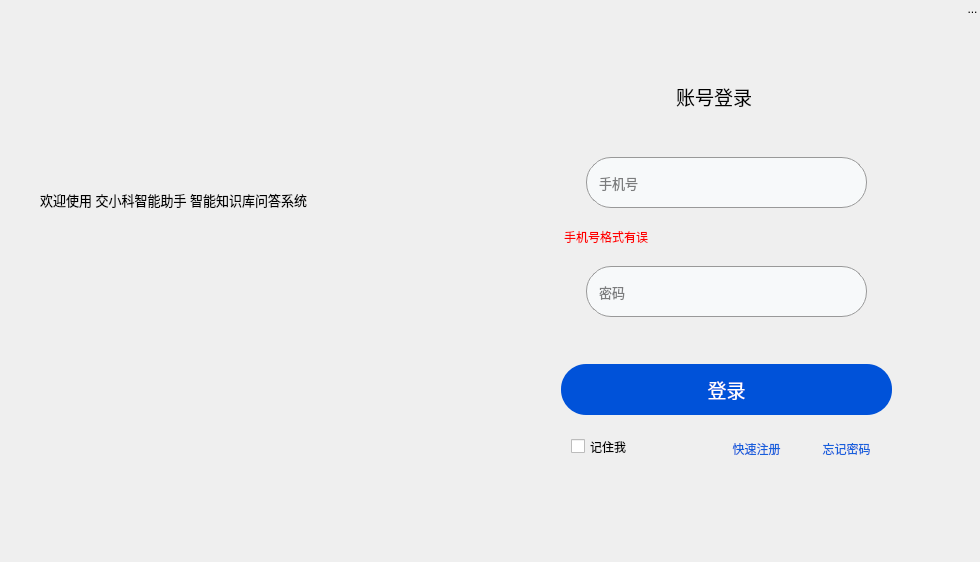
<?xml version="1.0" encoding="UTF-8"?>
<ui version="4.0">
 <class>loginPage</class>
 <widget class="QWidget" name="loginPage">
  <property name="geometry">
   <rect>
    <x>0</x>
    <y>0</y>
    <width>980</width>
    <height>562</height>
   </rect>
  </property>
  <property name="sizePolicy">
   <sizepolicy hsizetype="Fixed" vsizetype="Fixed">
    <horstretch>0</horstretch>
    <verstretch>0</verstretch>
   </sizepolicy>
  </property>
  <property name="minimumSize">
   <size>
    <width>980</width>
    <height>562</height>
   </size>
  </property>
  <property name="maximumSize">
   <size>
    <width>980</width>
    <height>562</height>
   </size>
  </property>
  <property name="windowTitle">
   <string>Form</string>
  </property>
  <widget class="QWidget" name="widget" native="true">
   <property name="geometry">
    <rect>
     <x>0</x>
     <y>0</y>
     <width>500</width>
     <height>562</height>
    </rect>
   </property>
   <property name="minimumSize">
    <size>
     <width>500</width>
     <height>562</height>
    </size>
   </property>
   <property name="maximumSize">
    <size>
     <width>400</width>
     <height>475</height>
    </size>
   </property>
   <property name="styleSheet">
    <string notr="true">border-radius:30px;</string>
   </property>
   <widget class="QLabel" name="label_2">
    <property name="geometry">
     <rect>
      <x>90</x>
      <y>70</y>
      <width>231</width>
      <height>61</height>
     </rect>
    </property>
    <property name="styleSheet">
     <string notr="true">background-color: transparent;</string>
    </property>
    <property name="text">
     <string/>
    </property>
    <property name="pixmap">
     <pixmap resource="resource.qrc">:/pic/交小科logo2.png</pixmap>
    </property>
    <property name="scaledContents">
     <bool>true</bool>
    </property>
   </widget>
   <widget class="QLabel" name="label_3">
    <property name="geometry">
     <rect>
      <x>40</x>
      <y>190</y>
      <width>381</width>
      <height>19</height>
     </rect>
    </property>
    <property name="font">
     <font>
      <pointsize>10</pointsize>
      <bold>false</bold>
     </font>
    </property>
    <property name="styleSheet">
     <string notr="true">background-color: transparent;</string>
    </property>
    <property name="text">
     <string>欢迎使用 交小科智能助手 智能知识库问答系统</string>
    </property>
   </widget>
   <widget class="QLabel" name="label_4">
    <property name="geometry">
     <rect>
      <x>0</x>
      <y>0</y>
      <width>500</width>
      <height>562</height>
     </rect>
    </property>
    <property name="minimumSize">
     <size>
      <width>500</width>
      <height>562</height>
     </size>
    </property>
    <property name="maximumSize">
     <size>
      <width>400</width>
      <height>475</height>
     </size>
    </property>
    <property name="styleSheet">
     <string notr="true"/>
    </property>
    <property name="text">
     <string/>
    </property>
    <property name="pixmap">
     <pixmap resource="resource.qrc">:/pic/登录图片2.png</pixmap>
    </property>
    <property name="scaledContents">
     <bool>true</bool>
    </property>
   </widget>
   <zorder>label_4</zorder>
   <zorder>label_3</zorder>
   <zorder>label_2</zorder>
  </widget>
  <widget class="QWidget" name="widget_2" native="true">
   <property name="geometry">
    <rect>
     <x>471</x>
     <y>0</y>
     <width>511</width>
     <height>562</height>
    </rect>
   </property>
   <property name="minimumSize">
    <size>
     <width>490</width>
     <height>562</height>
    </size>
   </property>
   <property name="maximumSize">
    <size>
     <width>16777215</width>
     <height>16777215</height>
    </size>
   </property>
   <layout class="QVBoxLayout" name="verticalLayout">
    <property name="spacing">
     <number>20</number>
    </property>
    <property name="bottomMargin">
     <number>37</number>
    </property>
    <item alignment="Qt::AlignRight">
     <widget class="QToolButton" name="closeButton">
      <property name="cursor">
       <cursorShape>PointingHandCursor</cursorShape>
      </property>
      <property name="styleSheet">
       <string notr="true">background-color: transparent;
border: none;</string>
      </property>
      <property name="text">
       <string>...</string>
      </property>
      <property name="icon">
       <iconset resource="resource.qrc">
        <normaloff>:/pic/cancel_close_delete_exit_logout_remove_x_icon_123217.png</normaloff>:/pic/cancel_close_delete_exit_logout_remove_x_icon_123217.png</iconset>
      </property>
     </widget>
    </item>
    <item>
     <spacer name="verticalSpacer">
      <property name="orientation">
       <enum>Qt::Vertical</enum>
      </property>
      <property name="sizeHint" stdset="0">
       <size>
        <width>20</width>
        <height>40</height>
       </size>
      </property>
     </spacer>
    </item>
    <item alignment="Qt::AlignHCenter">
     <widget class="QLabel" name="label">
      <property name="minimumSize">
       <size>
        <width>101</width>
        <height>41</height>
       </size>
      </property>
      <property name="maximumSize">
       <size>
        <width>101</width>
        <height>41</height>
       </size>
      </property>
      <property name="font">
       <font>
        <pointsize>14</pointsize>
        <bold>false</bold>
       </font>
      </property>
      <property name="text">
       <string>账号登录</string>
      </property>
     </widget>
    </item>
    <item>
     <spacer name="verticalSpacer_2">
      <property name="orientation">
       <enum>Qt::Vertical</enum>
      </property>
      <property name="sizeType">
       <enum>QSizePolicy::Fixed</enum>
      </property>
      <property name="sizeHint" stdset="0">
       <size>
        <width>20</width>
        <height>20</height>
       </size>
      </property>
     </spacer>
    </item>
    <item alignment="Qt::AlignHCenter">
     <widget class="QLineEdit" name="accountEdit">
      <property name="minimumSize">
       <size>
        <width>281</width>
        <height>51</height>
       </size>
      </property>
      <property name="maximumSize">
       <size>
        <width>281</width>
        <height>51</height>
       </size>
      </property>
      <property name="font">
       <font>
        <pointsize>10</pointsize>
       </font>
      </property>
      <property name="styleSheet">
       <string notr="true">QLineEdit {
    background-color: rgb(247, 249, 250);
    border-radius: 25px;
    border: 1px solid #999;
    padding: 10px;
}

/* 隐藏滚动条（横向、纵向都会消失） */
QLineEdit QScrollBar { width: 0; height: 0; }</string>
      </property>
      <property name="echoMode">
       <enum>QLineEdit::Normal</enum>
      </property>
      <property name="placeholderText">
       <string>手机号</string>
      </property>
     </widget>
    </item>
    <item alignment="Qt::AlignLeft">
     <widget class="QLabel" name="label_5">
      <property name="styleSheet">
       <string notr="true">color: rgb(255, 0, 0);</string>
      </property>
      <property name="text">
       <string>                            手机号格式有误</string>
      </property>
     </widget>
    </item>
    <item alignment="Qt::AlignHCenter">
     <widget class="QLineEdit" name="passwordEdit">
      <property name="minimumSize">
       <size>
        <width>281</width>
        <height>51</height>
       </size>
      </property>
      <property name="maximumSize">
       <size>
        <width>281</width>
        <height>51</height>
       </size>
      </property>
      <property name="font">
       <font>
        <pointsize>10</pointsize>
       </font>
      </property>
      <property name="styleSheet">
       <string notr="true">QLineEdit {
    background-color: rgb(247, 249, 250);
    border-radius: 25px;
    border: 1px solid #999;
    padding: 10px;
}

/* 隐藏滚动条（横向、纵向都会消失） */
QLineEdit QScrollBar { width: 0; height: 0; }</string>
      </property>
      <property name="echoMode">
       <enum>QLineEdit::Password</enum>
      </property>
      <property name="placeholderText">
       <string>密码</string>
      </property>
     </widget>
    </item>
    <item>
     <spacer name="verticalSpacer_3">
      <property name="orientation">
       <enum>Qt::Vertical</enum>
      </property>
      <property name="sizeType">
       <enum>QSizePolicy::Fixed</enum>
      </property>
      <property name="sizeHint" stdset="0">
       <size>
        <width>20</width>
        <height>27</height>
       </size>
      </property>
     </spacer>
    </item>
    <item alignment="Qt::AlignHCenter">
     <widget class="QPushButton" name="loginButton">
      <property name="minimumSize">
       <size>
        <width>331</width>
        <height>51</height>
       </size>
      </property>
      <property name="maximumSize">
       <size>
        <width>331</width>
        <height>51</height>
       </size>
      </property>
      <property name="font">
       <font>
        <pointsize>14</pointsize>
       </font>
      </property>
      <property name="cursor">
       <cursorShape>PointingHandCursor</cursorShape>
      </property>
      <property name="styleSheet">
       <string notr="true">background-color: rgb(0, 82, 217);
color: rgb(255, 255, 255);
border-radius: 25px;</string>
      </property>
      <property name="text">
       <string>登录</string>
      </property>
     </widget>
    </item>
    <item>
     <widget class="QWidget" name="widget_3" native="true">
      <property name="minimumSize">
       <size>
        <width>0</width>
        <height>30</height>
       </size>
      </property>
      <widget class="QPushButton" name="pushButton">
       <property name="geometry">
        <rect>
         <x>250</x>
         <y>0</y>
         <width>71</width>
         <height>28</height>
        </rect>
       </property>
       <property name="cursor">
        <cursorShape>PointingHandCursor</cursorShape>
       </property>
       <property name="styleSheet">
        <string notr="true">background: transparent;
color: rgb(22, 96, 220);
   border: none;</string>
       </property>
       <property name="text">
        <string>快速注册</string>
       </property>
      </widget>
      <widget class="QPushButton" name="pushButton_2">
       <property name="geometry">
        <rect>
         <x>340</x>
         <y>0</y>
         <width>71</width>
         <height>28</height>
        </rect>
       </property>
       <property name="cursor">
        <cursorShape>PointingHandCursor</cursorShape>
       </property>
       <property name="styleSheet">
        <string notr="true">background: transparent;
color: rgb(22, 96, 220);
border: none;</string>
       </property>
       <property name="text">
        <string>忘记密码</string>
       </property>
      </widget>
      <widget class="QCheckBox" name="checkBox">
       <property name="geometry">
        <rect>
         <x>100</x>
         <y>0</y>
         <width>98</width>
         <height>23</height>
        </rect>
       </property>
       <property name="text">
        <string>记住我</string>
       </property>
      </widget>
     </widget>
    </item>
    <item alignment="Qt::AlignHCenter">
     <widget class="QPushButton" name="pushButton_3">
      <property name="minimumSize">
       <size>
        <width>40</width>
        <height>40</height>
       </size>
      </property>
      <property name="maximumSize">
       <size>
        <width>40</width>
        <height>40</height>
       </size>
      </property>
      <property name="styleSheet">
       <string notr="true">background: transparent;
 border-radius:20px;
 border: none;</string>
      </property>
      <property name="text">
       <string/>
      </property>
      <property name="icon">
       <iconset resource="resource.qrc">
        <normaloff>:/pic/iconfinder-social-media-applications-9wechat-4102581_113790.png</normaloff>:/pic/iconfinder-social-media-applications-9wechat-4102581_113790.png</iconset>
      </property>
      <property name="iconSize">
       <size>
        <width>30</width>
        <height>30</height>
       </size>
      </property>
     </widget>
    </item>
   </layout>
  </widget>
 </widget>
 <resources>
  <include location="resource.qrc"/>
 </resources>
 <connections/>
</ui>
